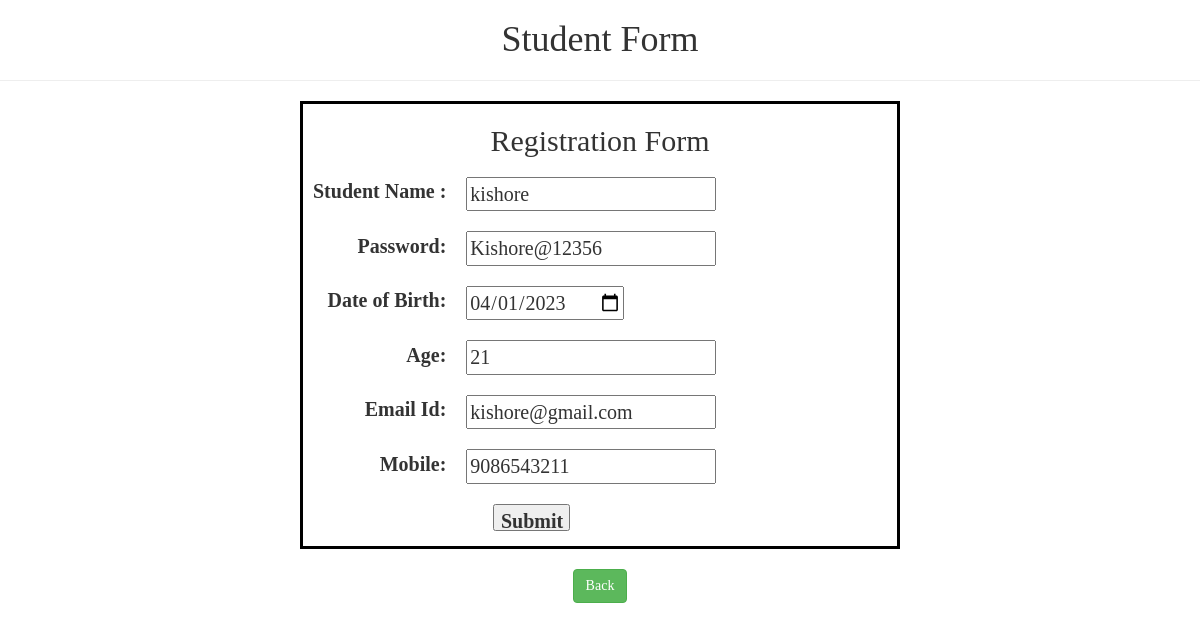
The app's page /edit.php?id=4 with its own data.
### tables this page shows
CREATE TABLE `student_info` (
  `id` int(11) NOT NULL,
  `stud_name` varchar(200) NOT NULL,
  `password` varchar(200) NOT NULL,
  `dob` varchar(200) NOT NULL,
  `age` varchar(200) NOT NULL,
  `email` varchar(200) NOT NULL,
  `mobile` varchar(200) NOT NULL
);

### edit.php (the view, shortened to what this page needs)
<?php
include ('db.php');
$id=$_GET['id'];
?>
<!DOCTYPE html>
<html lang="en">
<head>
    <link rel="stylesheet" href="https://maxcdn.bootstrapcdn.com/bootstrap/3.4.1/css/bootstrap.min.css">
</head>
<body>
<center><h1>Student Form</h1></center>
    <hr>
<?php
      $select = mysqli_query($conn, "SELECT * FROM `student_info` WHERE id='$id' ") or die('query failed');
      if(mysqli_num_rows($select) > 0){
         $fetch = mysqli_fetch_assoc($select);
      }
   ?>
    <form method="post" action="" name="reg_form"  onsubmit="return validate()">
        <h2>Registration Form</h2>
        <table>
            <tr>
                <td><label>Student Name : </label></td>
                <td>
                    <input type="text" name="fname" value="<?php echo $fetch['stud_name']; ?>" placeholder="Enter your Name">
                </td>
            </tr>
            <tr>
                <td><label>Password: </label></td>
                <td>
                    <input type="text" size="32" name="pass" value="<?php echo $fetch['password']; ?>" id="pass"  placeholder="Ender your  digit password"pattern="^(?=.*[a-z])(?=.*[A-Z])(?=.*[0-9])(?=.*[!@#$%^&*_=+-]).{8,16}$">
                </td>
            </tr>
             <tr>
                <td><label>Date of Birth: </label></td>
                <td>
                   <input type="date" id="dob" value="<?php echo $fetch['dob']; ?>" name="dob">
                </td>
            </tr>
            <tr>
                <td><label>Age: </label></td>
                <td>
                <input type="text" name="age" value="<?php echo $fetch['age']; ?>" id="age"  placeholder="Enter your Age">
                </td>
            </tr>
            <tr>
                <td><label>Email Id: </label></td>
                <td>
                    <input type="text" name="email" value="<?php echo $fetch['email']; ?>" id="email" placeholder="example@gmail.com">
                </td>
            </tr>
            <tr>
                <td><label>Mobile: </label></td>
                <td>
                    <input type="text" value="<?php echo $fetch['mobile']; ?>" name="mobile" id="mobile">
                </td>
            </tr>
            <tr>
                <td>
                    <input type="submit" name="save" value="Submit">
                </td>
            </tr>
        </table>
    </form>
    <center> <a href="admin.php"><button class="btn btn-success">Back</button></a></center>
</body>
</html>

### edit.php (style rules this page uses)
body { font-family: Calibri; }
input[type="text"] { width: 250px; }
input[type="submit"], input[type="reset"] { width: 77px; height: 27px; position: relative;left: 180px; }
form { text-align: center; font-family: Calibri; font-size: 20px; border: 3px solid black; width: 600px; margin: 20px auto; }
td { padding: 10px; }
td:first-child { text-align: right; font-weight: bold; }
td:last-child { text-align: left; }

### records on screen
student_info: fname "kishore", pass "Kishore@12356", dob "04/01/2023", age "21", email "kishore@gmail.com", mobile "9086543211"
